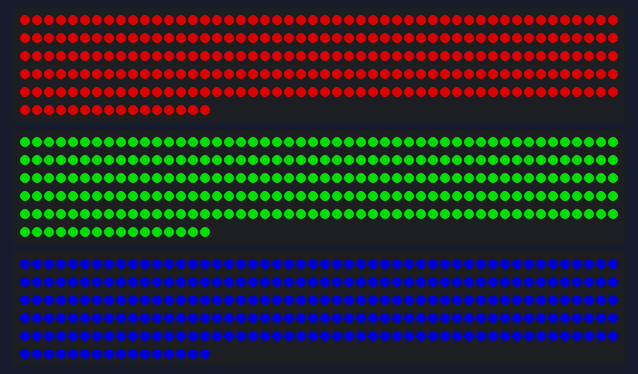
The sketch below on a simulated Arduino Uno, built with avr-gcc and run on an emulated ATmega328P. Shown: 3 × 266 RGB LEDs in strip order, left to right, continuing on the next row. Dim RGB values are drawn brighter than linear.

Above: at 0.1 s.

The sketch:

nanaseg1.ino
```cpp
#include <Adafruit_NeoPixel.h>
#define PININIT        10
#define NUMPIXELS      266
#define BRIGHTNESS     150

//Adafruit_NeoPixel pp[SIGNAL];
Adafruit_NeoPixel p1=Adafruit_NeoPixel(NUMPIXELS, PININIT, NEO_GRB + NEO_KHZ800);
Adafruit_NeoPixel p2=Adafruit_NeoPixel(NUMPIXELS, PININIT+1, NEO_GRB + NEO_KHZ800);
Adafruit_NeoPixel p3=Adafruit_NeoPixel(NUMPIXELS, PININIT+2, NEO_GRB + NEO_KHZ800);


void setup() {
  // put your setup code here, to run once:
  Serial.begin(9600);
  p1.begin();
  p2.begin();
  p3.begin();

  p1.setBrightness(BRIGHTNESS);
  p2.setBrightness(BRIGHTNESS);
  p3.setBrightness(BRIGHTNESS);

  for(int i=0;i<NUMPIXELS;i++){
    p1.setPixelColor(i, p1.Color(255,0,0));
    p2.setPixelColor(i, p2.Color(0,255,0));
    p3.setPixelColor(i, p3.Color(0,0,255));
  }
  p1.show();
  p2.show();
  p3.show();
}

void loop() {
  /*
  // put your main code here, to run repeatedly:
  for(int i=0;i<int(NUMPIXELS/2);i++){
    which(1,i,255,0,0);
    which(2,i,0,255,0);
    which(3,i,0,0,255);
  }
  for(int i=int(NUMPIXELS/2);i<NUMPIXELS;i++){
    which(1,i,255,0,0);
    which(2,i,0,255,0);
    which(3,i,0,0,255);
  }
  all_show();
  delay(100);
  */
  for(int i=0;i<NUMPIXELS;i++){
    p1.setPixelColor(i, p1.Color(255,0,0));
    p2.setPixelColor(i, p2.Color(0,255,0));
    p3.setPixelColor(i, p3.Color(0,0,255));
  }
  p1.show();
  p2.show();
  p3.show();

  delay(500);

  for(int i=0;i<NUMPIXELS;i++){
    p1.setPixelColor(i, p1.Color(0,0,0));
    p2.setPixelColor(i, p2.Color(0,0,0));
    p3.setPixelColor(i, p3.Color(0,0,0));
  }
  p1.show();
  p2.show();
  p3.show();

  delay(500);
}
```

numfun.ino
```cpp
/*
void num(int r, int g, int b, int n){
  switch(n){
    case 0:
      absolute(r,g,b,1);
      absolute(r,g,b,2);
      absolute(r,g,b,3);
      absolute(r,g,b,4);
      absolute(r,g,b,5);
      absolute(r,g,b,6);
      break;
    case 1:
      absolute(r,g,b,2);
      absolute(r,g,b,3);
      break;
    case 2:
      absolute(r,g,b,1);
      absolute(r,g,b,2);
      absolute(r,g,b,4);
      absolute(r,g,b,5);
      absolute(r,g,b,7);
      break;
    case 3:
      absolute(r,g,b,1);
      absolute(r,g,b,2);
      absolute(r,g,b,3);
      absolute(r,g,b,4);
      absolute(r,g,b,7);
      break;
    case 4:
      absolute(r,g,b,2);
      absolute(r,g,b,3);
      absolute(r,g,b,6);
      absolute(r,g,b,7);
      break;
    case 5:
      absolute(r,g,b,1);
      absolute(r,g,b,3);
      absolute(r,g,b,4);
      absolute(r,g,b,6);
      absolute(r,g,b,7);
      break;
    case 6:
      absolute(r,g,b,1);
      absolute(r,g,b,3);
      absolute(r,g,b,4);
      absolute(r,g,b,5);
      absolute(r,g,b,6);
      absolute(r,g,b,7);
      break;
    case 7:
      absolute(r,g,b,1);
      absolute(r,g,b,2);
      absolute(r,g,b,3);
      absolute(r,g,b,6);
      break;
    case 8:
      absolute(r,g,b,1);
      absolute(r,g,b,2);
      absolute(r,g,b,3);
      absolute(r,g,b,4);
      absolute(r,g,b,5);
      absolute(r,g,b,6);
      absolute(r,g,b,7);
      break;
    case 9:
      absolute(r,g,b,1);
      absolute(r,g,b,2);
      absolute(r,g,b,3);
      absolute(r,g,b,4);
      absolute(r,g,b,6);
      absolute(r,g,b,7);
      break;
    default:
      break;
  }
  //p.show();
}
*/
```

switch3.ino
```cpp
void which(int p_num, int n, int r, int g, int b){
  switch(p_num){
    case 1:
      p1.setPixelColor(n, p1.Color(r,g,b));
      break;
    case 2:
      p2.setPixelColor(n, p2.Color(r,g,b));
      break;
    case 3:
      p3.setPixelColor(n, p3.Color(r,g,b));
      break;
  }
}

void Twhich(int n, int r, int g, int b){
  which(1,n,r,g,b);
  which(2,n,r,g,b);
  which(3,n,r,g,b);
}

void all_show(){
  p1.show();
  p2.show();
  p3.show();
}
```
